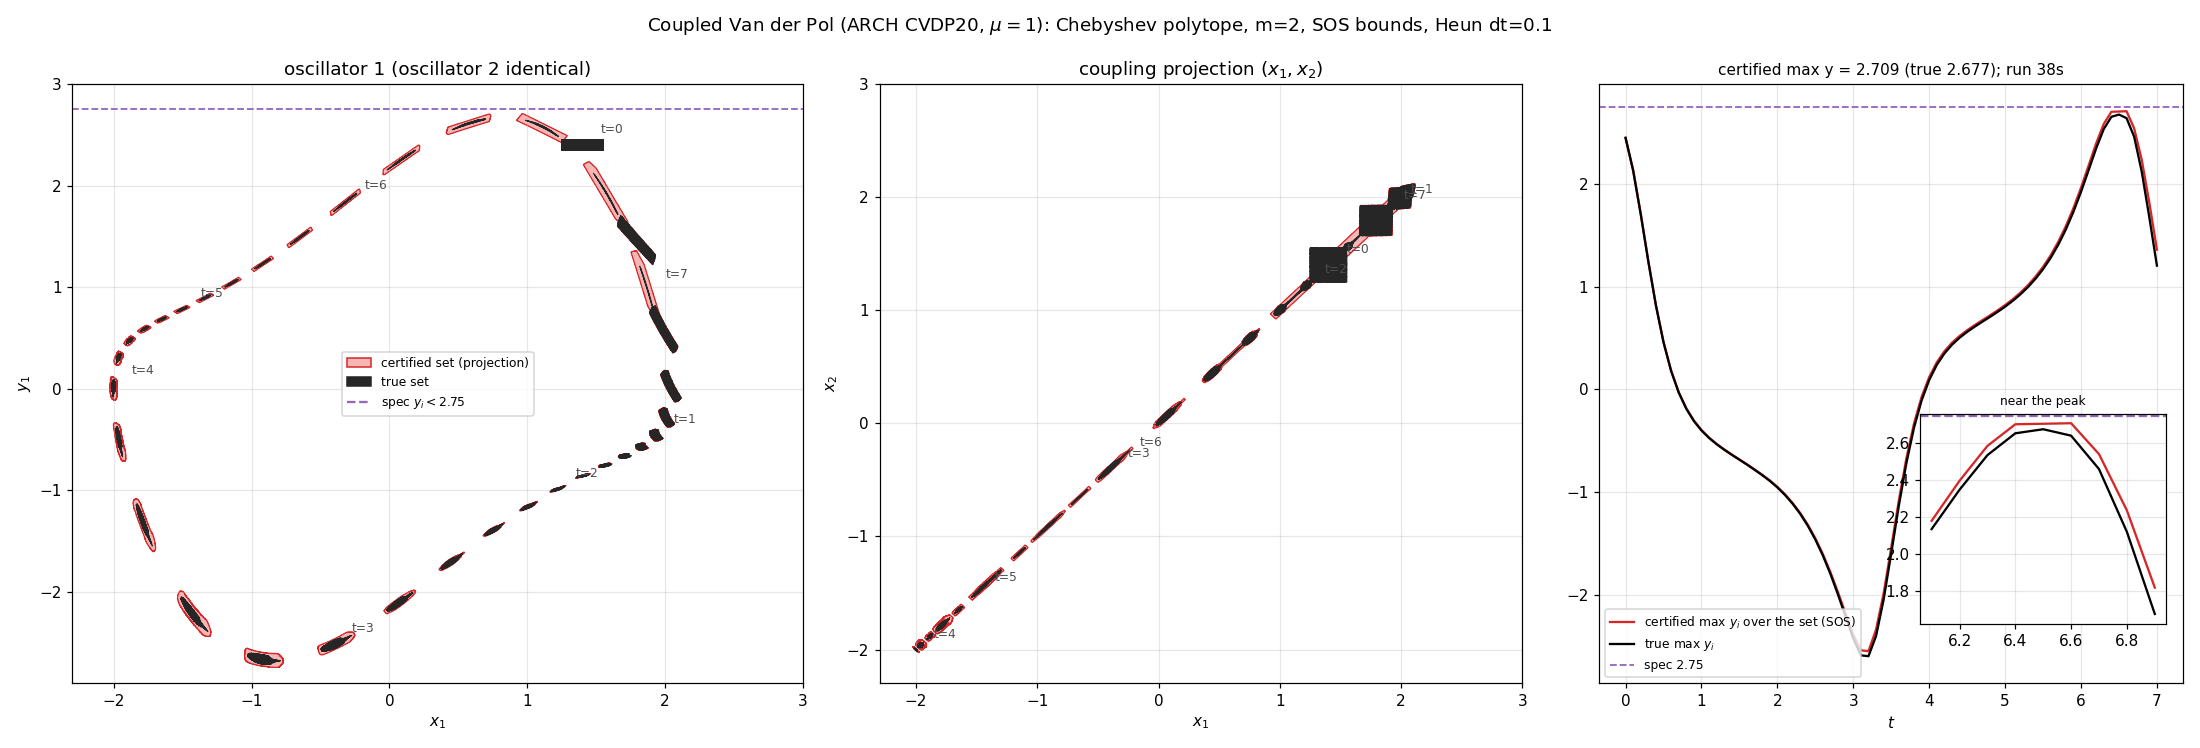

Source code (Python):
"""Coupled Van der Pol (ARCH-COMP CVDP20, mu = 1) with a Chebyshev polytope.

Two oscillators coupled through x1 - x2; initial x_i in [1.25, 1.55], y_i in
[2.35, 2.45]; spec y_i < 2.75 up to t = 7. Degree-2 Chebyshev faces; every bound
is a support function over the set, certified by validated degree-4 SOS (needs
MOSEK: ``pip install immrax[sos]``); Heun discretization with dt = 0.1. The true
set is Monte Carlo under the same Heun map.

Produces coupled_vdp.{pdf,png}: projections onto (x1, y1) and (x1, x2) every 0.2,
and the certified max y_i (SOS over the set) against the spec.
"""

import pathlib
import time
from typing import ClassVar

import jax
import jax.numpy as jnp
import matplotlib.pyplot as plt
import numpy as onp

import immrax as irx
from immrax.parametric.sets.chebyshev_polytope import cheb_eval, cheb_indices

jax.config.update("jax_enable_x64", True)
HERE = pathlib.Path(__file__).parent


class CoupledVanDerPol(irx.System):
    xlen: ClassVar[int] = 4

    def f(self, t, s):
        x1, y1, x2, y2 = s
        return jnp.array(
            [y1, (1 - x1**2) * y1 - 2 * x1 + x2, y2, (1 - x2**2) * y2 - 2 * x2 + x1]
        )


dt, tf, spec = 0.1, 7.0, 2.75
N = int(round(tf / dt))
sys = CoupledVanDerPol()
ix0 = irx.icentpert(
    jnp.array([1.4, 2.4, 1.4, 2.4]), jnp.array([0.15, 0.05, 0.15, 0.05])
)
pt0 = irx.ChebyshevPolytope.from_interval(ix0, m=2)
emb = irx.ChebyshevPolytopeEmbedding(sys, bound="sos")
emb._initialize(pt0)

t0 = time.time()
ys = jax.block_until_ready(
    emb.compute_reachset(0.0, tf, pt0, dt=dt, solver="symplectic_heun").ys[0]
)
t_run = time.time() - t0
pt_at = lambda k: irx.ChebyshevPolytope(
    ys.ox[k], ys.H[k], ys.alpha[k], ys.lo[k], ys.hi[k]
)

# certified max y_i: SOS support function over each set
C = jnp.zeros((2, 4)).at[0, 1].set(1.0).at[1, 3].set(1.0)
y_cert = onp.array([float(jnp.max(emb.support(pt_at(k), C))) for k in range(N + 1)])

# true set: Monte Carlo under the same Heun map
f = lambda x: sys.f(0.0, x)
F = lambda x: x + dt / 2 * (f(x) + f(x + dt * f(x)))
X0 = ix0.lower + (ix0.upper - ix0.lower) * jax.random.uniform(
    jax.random.PRNGKey(0), (20000, 4)
)
MC = onp.asarray(
    jax.vmap(
        lambda x: jnp.vstack(
            [x, jax.lax.scan(lambda z, _: (F(z),) * 2, x, None, length=N)[1]]
        )
    )(X0)
)
y_true = MC[:, :, [1, 3]].max((0, 2))

# certified set: samples of its chart box kept by the faces
exps = cheb_indices(4, 2)
W = jax.random.uniform(jax.random.PRNGKey(1), (4_000_000, 4), minval=-1, maxval=1)


@jax.jit
def set_samples(pt):
    u = jax.vmap(lambda w: pt.alpha @ cheb_eval(w, exps))(W)
    return pt.ox + W @ jnp.linalg.inv(pt.H).T, jnp.all((u >= pt.lo) & (u <= pt.hi), 1)


def region(ax, P, color, edge, z):
    """Filled projection of a point cloud (occupied cells of a fine histogram)."""
    lo, hi = P.min(0), P.max(0)
    pad = 0.04 * (hi - lo).max() + 1e-3
    h, xe, ye = onp.histogram2d(
        P[:, 0],
        P[:, 1],
        bins=220,
        range=[[lo[0] - pad, hi[0] + pad], [lo[1] - pad, hi[1] + pad]],
    )
    xc, yc, occ = (
        (xe[1:] + xe[:-1]) / 2,
        (ye[1:] + ye[:-1]) / 2,
        (h.T > 0).astype(float),
    )
    ax.contourf(xc, yc, occ, levels=[0.5, 1.5], colors=[color], zorder=z)
    ax.contour(xc, yc, occ, levels=[0.5], colors=[edge], linewidths=0.8, zorder=z)


fig, axs = plt.subplots(
    1, 3, figsize=(20, 6.8), gridspec_kw=dict(width_ratios=[1.25, 1.1, 1])
)
for k in range(0, N + 1, 2):
    t = round(k * dt, 1)
    S, keep = set_samples(pt_at(k))
    S = onp.asarray(S)[onp.asarray(keep)]
    for ax, (i, j) in [(axs[0], (0, 1)), (axs[1], (0, 2))]:
        region(ax, S[:, [i, j]], "#f6b6b6", "tab:red", 1)
        region(ax, MC[:, k][:, [i, j]], "0.15", "0.15", 2)
        if t == int(t):
            ax.annotate(
                f"t={t:g}",
                MC[:, k, [i, j]].mean(0),
                xytext=(12, 8),
                textcoords="offset points",
                fontsize=8,
                color="0.3",
            )

axs[0].set_ylim(-2.9, 3.0)
for ax, (xl, yl) in [(axs[0], ("$x_1$", "$y_1$")), (axs[1], ("$x_1$", "$x_2$"))]:
    ax.set_xlim(-2.3, 3.0)
    ax.set_xlabel(xl)
    ax.set_ylabel(yl)
    ax.grid(alpha=0.3)
axs[1].set_ylim(-2.3, 3.0)
axs[0].axhline(spec, color="tab:purple", ls="--", lw=1.2)
axs[0].fill([], [], color="#f6b6b6", ec="tab:red", label="certified set (projection)")
axs[0].fill([], [], color="0.15", label="true set")
axs[0].plot([], [], color="tab:purple", ls="--", label=f"spec $y_i < {spec}$")
axs[0].legend(loc="center", fontsize=8)
axs[0].set_title("oscillator 1 (oscillator 2 identical)")
axs[1].set_title("coupling projection $(x_1, x_2)$")

tt = onp.arange(N + 1) * dt
axs[2].plot(tt, y_cert, color="tab:red", label="certified max $y_i$ over the set (SOS)")
axs[2].plot(tt, y_true, color="k", label="true max $y_i$")
axs[2].axhline(spec, color="tab:purple", ls="--", lw=1.2, label=f"spec {spec}")
axs[2].set_xlabel("$t$")
axs[2].grid(alpha=0.3)
axs[2].legend(fontsize=8, loc="lower left")
ins = axs[2].inset_axes([0.55, 0.1, 0.42, 0.35])
w = (tt > 6.0) & (tt < 7.0)
ins.plot(tt[w], y_cert[w], color="tab:red")
ins.plot(tt[w], y_true[w], color="k")
ins.axhline(spec, color="tab:purple", ls="--")
ins.grid(alpha=0.3)
ins.set_title("near the peak", fontsize=8)
axs[2].set_title(
    f"certified max y = {y_cert.max():.3f} (true {y_true.max():.3f}); run {t_run:.0f}s",
    fontsize=10,
)
fig.suptitle(
    f"Coupled Van der Pol (ARCH CVDP20, $\\mu=1$): Chebyshev polytope, m=2, SOS bounds, Heun dt={dt}"
)
fig.tight_layout()
for ext in ("pdf", "png"):
    fig.savefig(HERE / f"coupled_vdp.{ext}", dpi=110)
print(
    f"certified max y {y_cert.max():.4f} (spec {spec}, true {y_true.max():.4f}); run {t_run:.1f}s"
)
